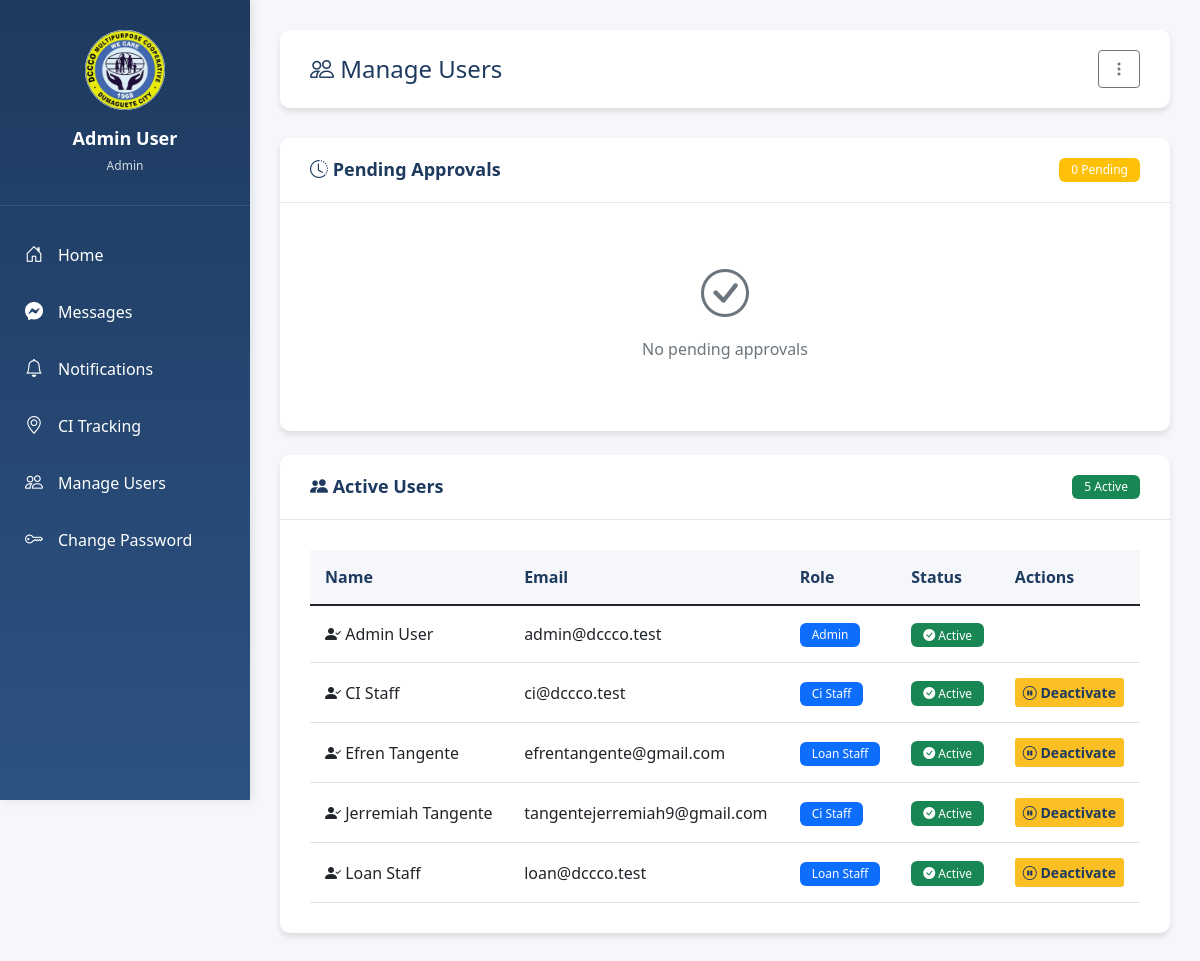
Page /manage_users (signed in) on the committed database.
### tables this page shows
CREATE TABLE users (
    id INTEGER PRIMARY KEY AUTOINCREMENT,
    email TEXT UNIQUE NOT NULL,
    password_hash TEXT NOT NULL,
    name TEXT NOT NULL,
    role TEXT NOT NULL CHECK(role IN ('admin', 'loan_staff', 'ci_staff')),
    signature_path TEXT,
    current_workload INTEGER DEFAULT 0
, is_online INTEGER DEFAULT 0, last_seen TEXT, is_approved INTEGER DEFAULT 0, created_at TEXT, backup_email TEXT, password_reset_token TEXT, password_reset_expires TEXT, approval_type TEXT DEFAULT "new_account");

### app.py (the view)
@app.route('/manage_users')
@login_required
def manage_users():
    if current_user.role != 'admin':
        flash('Unauthorized', 'danger')
        return redirect(url_for('index'))
    conn = get_db()
    pending_users = conn.execute('''
        SELECT id, name, email, role, created_at, approval_type
        FROM users
        WHERE is_approved = 0
        ORDER BY created_at DESC
    ''').fetchall()
    active_users = conn.execute('''
        SELECT id, name, email, role, created_at
        FROM users
        WHERE is_approved = 1
        ORDER BY name ASC
    ''').fetchall()
    unread_count = conn.execute('SELECT COUNT(*) as count FROM notifications WHERE user_id=? AND is_read=0',
                                (current_user.id,)).fetchone()['count']
    conn.close()
    return render_template('manage_users.html',
                         pending_users=pending_users,
                         active_users=active_users,
                         unread_count=unread_count)

### app.py (called while the page is built)
def get_db():
    conn = sqlite3.connect(DATABASE, timeout=10)
    conn.row_factory = sqlite3.Row
    return conn

@login_manager.user_loader
def load_user(user_id):
    conn = get_db()
    row = conn.execute('SELECT * FROM users WHERE id=?', (user_id,)).fetchone()
    conn.close()
    if row:
        backup_email = row['backup_email'] if 'backup_email' in row.keys() else None
        return User(row['id'], row['email'], row['name'], row['role'], row['signature_path'], backup_email)
    return None

### templates/manage_users.html (shortened to what this page needs)
{% extends "base.html" %}
{% block content %}
<div class="top-bar">
    <h2><i class="bi bi-people"></i> Manage Users</h2>
    <div class="top-bar-actions">
        <div class="user-menu-container">
            <button class="btn btn-outline-secondary user-menu-btn" type="button">
                <i class="bi bi-three-dots-vertical"></i>
            </button>
        </div>
    </div>
</div>
<div class="content-card">
    <div class="content-card-header">
        <h5><i class="bi bi-clock-history"></i> Pending Approvals</h5>
        <span class="badge bg-warning">{{ pending_users|length }} Pending</span>
    </div>
    <div class="content-card-body">
        {% if pending_users %}
        <div class="table-responsive">
            <table class="table table-hover">
                <thead>
                    <tr>
                        <th>Name</th>
                        <th>Email</th>
                        <th>Role</th>
                        <th>Type</th>
                        <th>Registered</th>
                        <th>Actions</th>
                    </tr>
                </thead>
                <tbody>
                    {% for user in pending_users %}
                    <tr>
                        <td><i class="bi bi-person-circle"></i> {{ user.name }}</td>
                        <td>{{ user.email }}</td>
                        <td>
                            <span class="badge bg-info">
                                {{ user.role.replace('_', ' ').title() }}
                            </span>
                        </td>
                        <td>
                            {% if user.approval_type == 'password_reset' %}
                            <span class="badge bg-warning">
                                <i class="bi bi-key"></i> Password Reset
                            </span>
                            {% else %}
                            <span class="badge bg-primary">
                                <i class="bi bi-person-plus"></i> New Account
                            </span>
                            {% endif %}
                        </td>
                        <td>{{ user.created_at }}</td>
                        <td>
                            <form method="POST" action="{{ url_for('approve_user', user_id=user.id) }}" style="display: inline;">
                                <button type="submit" class="btn btn-sm btn-success" onclick="return confirm('Approve this user?')">
                                    <i class="bi bi-check-circle"></i> Approve
                                </button>
                            </form>
                            <form method="POST" action="{{ url_for('reject_user', user_id=user.id) }}" style="display: inline;">
                                <button type="submit" class="btn btn-sm btn-danger" onclick="return confirm('Reject this user?')">
                                    <i class="bi bi-x-circle"></i> Reject
                                </button>
                            </form>
                        </td>
                    </tr>
                    {% endfor %}
                </tbody>
            </table>
        </div>
        {% else %}
        <div class="text-center text-muted py-4">
            <i class="bi bi-check-circle" style="font-size: 48px;"></i>
            <p class="mt-2">No pending approvals</p>
        </div>
        {% endif %}
    </div>
</div>
<div class="content-card mt-4">
    <div class="content-card-header">
        <h5><i class="bi bi-people-fill"></i> Active Users</h5>
        <span class="badge bg-success">{{ active_users|length }} Active</span>
    </div>
    <div class="content-card-body">
        <div class="table-responsive">
            <table class="table table-hover">
                <thead>
                    <tr>
                        <th>Name</th>
                        <th>Email</th>
                        <th>Role</th>
                        <th>Status</th>
                        <th>Actions</th>
                    </tr>
                </thead>
                <tbody>
                    {% for user in active_users %}
                    <tr>
                        <td><i class="bi bi-person-check-fill"></i> {{ user.name }}</td>
                        <td>{{ user.email }}</td>
                        <td>
                            <span class="badge bg-primary">
                                {{ user.role.replace('_', ' ').title() }}
                            </span>
                        </td>
                        <td>
                            <span class="badge bg-success">
                                <i class="bi bi-check-circle-fill"></i> Active
                            </span>
                        </td>
                        <td>
                            {% if user.role != 'admin' %}
                            <form method="POST" action="{{ url_for('deactivate_user', user_id=user.id) }}" style="display: inline;">
                                <button type="submit" class="btn btn-sm btn-warning" onclick="return confirm('Deactivate this user?')">
                                    <i class="bi bi-pause-circle"></i> Deactivate
                                </button>
                            </form>
                            {% endif %}
                        </td>
                    </tr>
                    {% endfor %}
                </tbody>
            </table>
        </div>
    </div>
</div>
{% endblock %}

### templates/base.html (shortened to what this page needs)
<!DOCTYPE html>
<html>
<head>
    <link href="https://cdn.jsdelivr.net/npm/bootstrap@5.1.3/dist/css/bootstrap.min.css" rel="stylesheet">
    <link rel="stylesheet" href="https://cdn.jsdelivr.net/npm/bootstrap-icons@1.10.0/font/bootstrap-icons.css">
</head>
<body>
    {% if current_user.is_authenticated %}
    <div class="dashboard-container">
        <div class="sidebar" id="sidebar">
            <div class="sidebar-header">
                <div class="sidebar-logo">
                    <img src="{{ url_for('static', filename='images/logo.jpg') }}" alt="DCCCO Multipurpose Cooperative">
                </div>
                <div class="sidebar-user">{{ current_user.name }}</div>
                <div class="sidebar-email">{{ current_user.role.replace('_', ' ').title() }}</div>
            </div>
            <nav class="sidebar-nav">
                <a href="{% if current_user.role == 'admin' %}{{ url_for('admin_dashboard') }}{% elif current_user.role == 'ci_staff' %}{{ url_for('ci_dashboard') }}{% else %}{{ url_for('loan_dashboard') }}{% endif %}">
                    <i class="bi bi-house-door"></i> Home
                </a>
                <a href="{{ url_for('messages') }}" class="notification-badge">
                    <i class="bi bi-messenger"></i> Messages
                </a>
                <a href="{{ url_for('notifications') }}" class="notification-badge">
                    <i class="bi bi-bell"></i> Notifications
                </a>
                {% if current_user.role == 'admin' %}
                <a href="{{ url_for('ci_tracking') }}">
                    <i class="bi bi-geo-alt"></i> CI Tracking
                </a>
                <a href="{{ url_for('manage_users') }}">
                    <i class="bi bi-people"></i> Manage Users
                </a>
                {% endif %}
                <a href="{{ url_for('change_password') }}">
                    <i class="bi bi-key"></i> Change Password
                </a>
            </nav>
        </div>
        <div class="main-content">
    {% else %}
    <div class="container mt-4">
    {% endif %}
            {% block content %}{% endblock %}
    {% if current_user.is_authenticated %}
        </div>
    </div>
    {% else %}
    </div>
    {% endif %}
</body>
</html>

### templates/base.html (style rules this page uses)
:root { --primary-blue: #1e3a5f; --secondary-blue: #2c5282; --accent-yellow: #fbbf24; --light-bg: #f5f7fa; --card-shadow: 0 4px 6px rgba(0, 0, 0, 0.1); }
body { background-color: var(--light-bg); font-family: 'Segoe UI', Tahoma, Geneva, Verdana, sans-serif; }
.dashboard-container { display: flex; min-height: 100vh; }
.sidebar { width: 250px; background: linear-gradient(180deg, var(--primary-blue) 0%, var(--secondary-blue) 100%); color: white; padding: 0; position: fixed; height: 100vh; left: 0; top: 0; box-shadow: 2px 0 10px rgba(0,0,0,0.1); z-index: 1000; display: flex; flex-direction: column; }
.sidebar-header { padding: 30px 20px; text-align: center; border-bottom: 1px solid rgba(255,255,255,0.1); }
.sidebar-logo { width: 80px; height: 80px; border-radius: 50%; background: white; margin: 0 auto 15px; display: flex; align-items: center; justify-content: center; overflow: hidden; }
.sidebar-logo img { width: 100%; height: 100%; object-fit: cover; }
.sidebar-user { font-size: 18px; font-weight: 600; margin-bottom: 5px; }
.sidebar-email { font-size: 12px; opacity: 0.8; }
.sidebar-nav { padding: 20px 0; flex: 1; overflow-y: auto; overflow-x: hidden; }
.sidebar-nav a { display: flex; align-items: center; padding: 15px 25px; color: white; text-decoration: none; transition: all 0.3s; }
.sidebar-nav i { margin-right: 15px; font-size: 18px; }
.main-content { margin-left: 250px; flex: 1; padding: 30px; width: calc(100% - 250px); }
.top-bar { display: flex; justify-content: space-between; align-items: center; margin-bottom: 30px; background: white; padding: 20px 30px; border-radius: 10px; box-shadow: var(--card-shadow); }
.top-bar h2 { margin: 0; color: var(--primary-blue); font-size: 24px; }
.top-bar-actions { display: flex; gap: 15px; align-items: center; }
.content-card { background: white; border-radius: 10px; box-shadow: var(--card-shadow); margin-bottom: 20px; }
.content-card-header { padding: 20px 30px; border-bottom: 1px solid #e5e7eb; display: flex; justify-content: space-between; align-items: center; }
.content-card-header h5 { margin: 0; color: var(--primary-blue); font-size: 18px; font-weight: 600; }
.content-card-body { padding: 30px; }
.table { margin: 0; }
.table thead th { background: var(--light-bg); color: var(--primary-blue); font-weight: 600; border: none; padding: 15px; }
.table tbody td { padding: 15px; vertical-align: middle; }
.btn-warning { background: var(--accent-yellow); border: none; color: var(--primary-blue); font-weight: 600; }
.badge { padding: 6px 12px; border-radius: 6px; font-weight: 500; }
.notification-badge { position: relative; }
.user-menu-container { position: relative; display: inline-block; z-index: 1001; }
.user-menu-btn { position: relative; z-index: 1002; }

### rows in the picture
users: name "Admin User", role.replace "Admin", email "admin@dccco.test"
users: name "CI Staff", email "ci@dccco.test", role.replace "Ci Staff"
users: name "Efren Tangente", email "efrentangente@gmail.com", role.replace "Loan Staff"
users: name "Jerremiah Tangente", email "tangentejerremiah9@gmail.com", role.replace "Ci Staff"
users: name "Loan Staff", email "loan@dccco.test", role.replace "Loan Staff"

### other values in the picture
{{ pending_users|length }} "0"
{{ active_users|length }} "5"
